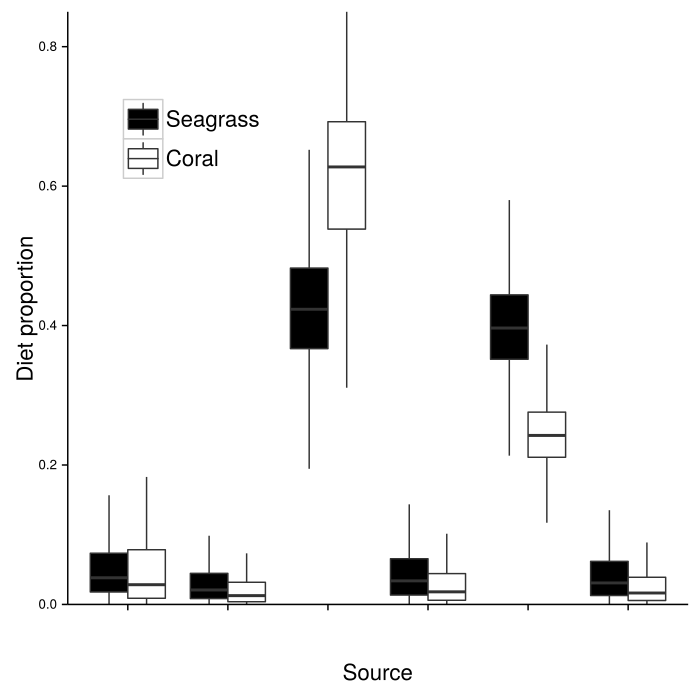

R code for this plot:
# Mantis shrimp
# Figure 3
# Boxplots by habitat - uninformative prior
# 1.7.15
setwd("/home/brian/Documents/Isotopes/mantis_shrimp_diet")

# Load packages
require(ggplot2)
require(R2jags)
require(MASS)
require(RColorBrewer)
require(lattice)
require(dplyr)
require(tidyr)
require(grid)

# ---------------------------------------------------------------
# Diet boxplot for results in one folder only (hard & uninformative priors)
# ------------------------------------------------------------------
# Load data
setwd("/home/brian/Documents/Isotopes/mantis_shrimp_diet/15_uninf_prior")
load("finished.RData")

# Get posterior chains into one tidy data frame
attach.jags(jags.1)
post.grass <- data.frame(habitat = "Seagrass",aw = p.fac1[,1,1], bs = p.fac1[,1,2], clam = p.fac1[,1,3], crab = p.fac1[,1,4], fish = p.fac1[,1,5], snail = p.fac1[,1,6])
post.coral <- data.frame(habitat = "Coral",aw = p.fac1[,2,1], bs = p.fac1[,2,2], clam = p.fac1[,2,3], crab = p.fac1[,2,4], fish = p.fac1[,2,5], snail = p.fac1[,2,6])
grass <- post.grass %>% gather(source,value,2:7)
coral <- post.coral %>% gather(source,value,2:7)
all <- rbind(grass,coral)

# Boxplot
cairo_pdf("/home/brian/Documents/Isotopes/mantis_shrimp_diet/Fig3_diet_boxplot_uninf.pdf")
plot.new()
ggplot(aes(y = value, x = source, fill = habitat), data = all) + 
	geom_boxplot(outlier.colour = NA) +
	coord_cartesian(ylim = c(0,0.85)) +
	theme_bw() +
	xlab("Source") +
	ylab("Diet proportion") +
	scale_fill_manual(values=c("black","white"), name="") + # Seagrass is black, coral is white
	theme(panel.border = element_blank(), panel.grid.major = element_blank(), panel.grid.minor = element_blank(), 
    		panel.background = element_blank(), axis.line = element_line(colour = "black"),
    		legend.position=c(.2, .8), legend.text=element_text(size=16), legend.key.size = unit(1, "cm"),
    		axis.title=element_text(size=16), axis.text.x=element_blank(), 
    		plot.margin = unit(c(0.3, 0.3, 1.5, 0.3), "cm"), axis.title.x = element_text(vjust=-4))
dev.off()
